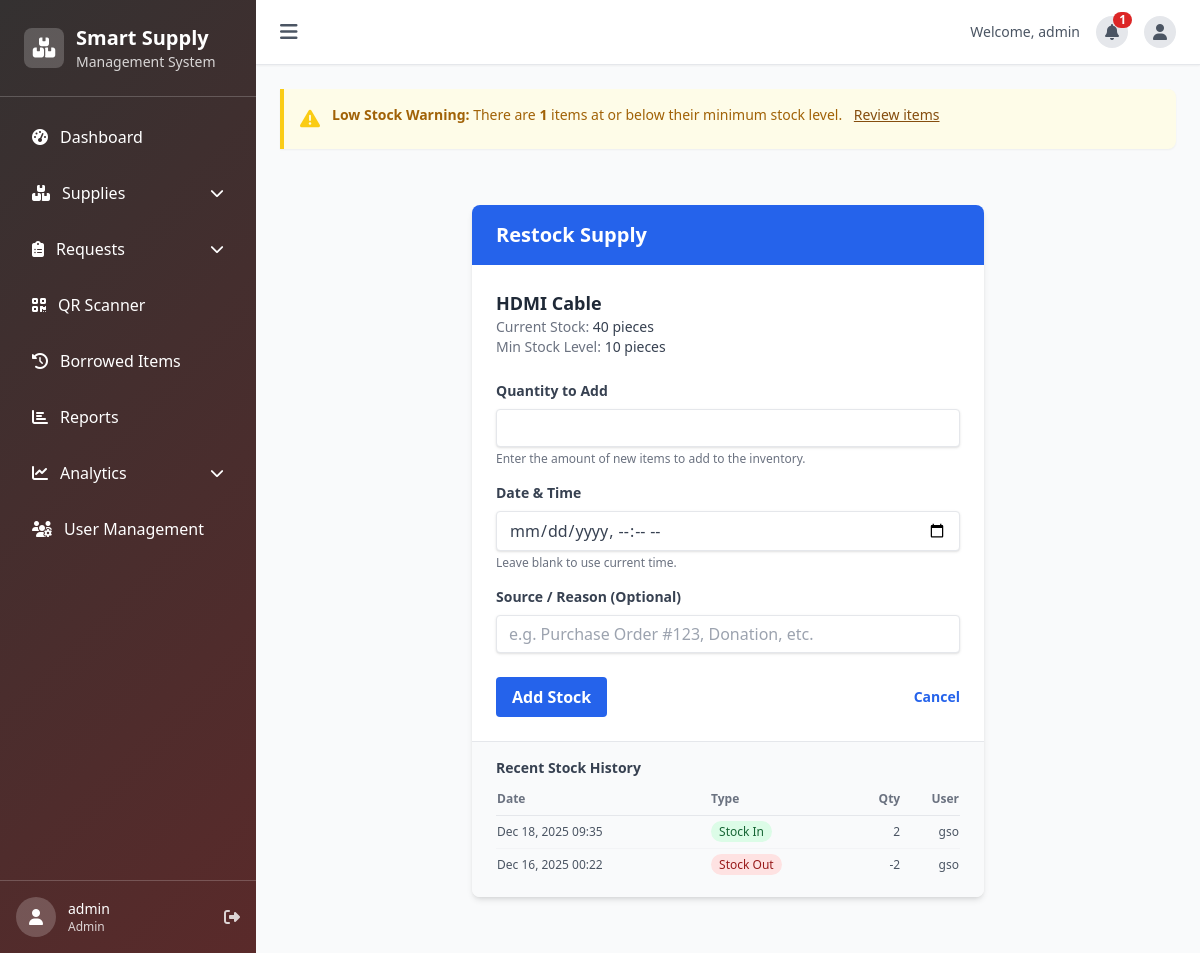
Page /supplies/41/restock/ (signed in) on the earlier database version.
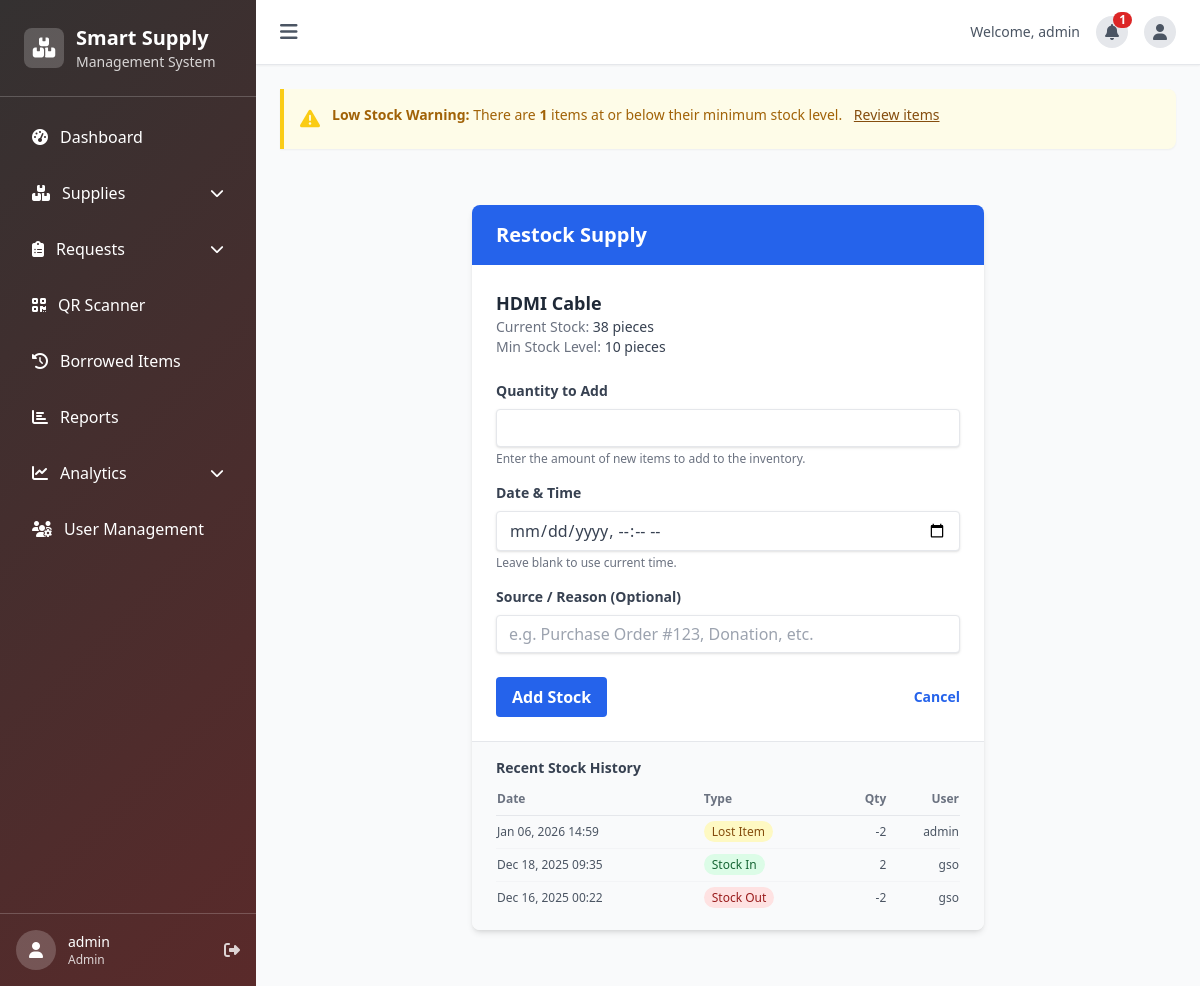
Same page on the later database version.
### inventory/models.py (models this page shows, shortened)
class Supply(models.Model):
    name = models.CharField(max_length=200)
    description = models.TextField()
    category = models.ForeignKey(SupplyCategory, on_delete=models.CASCADE, related_name='supplies')
    quantity = models.PositiveIntegerField(default=0)
    min_stock_level = models.PositiveIntegerField(default=5)
    unit = models.CharField(max_length=50, default='pieces')
    cost_per_unit = models.DecimalField(max_digits=10, decimal_places=2, default=0.00)
    qr_code = models.ImageField(upload_to='qr_codes/', blank=True, null=True)
    image = models.ImageField(upload_to='supply_images/', blank=True, null=True, help_text="Product image or photo")
    location = models.CharField(max_length=100, default='Main Storage')
    is_consumable = models.BooleanField(default=False, help_text="Check if this item is consumable (e.g., paper, pens). Unchecked means non-consumable (e.g., equipment)")
    serial_number = models.CharField(max_length=100, blank=True, null=True, help_text="Serial number or code for tracking")
    date_purchased = models.DateField(blank=True, null=True, help_text="Date when the item was purchased")
    amount = models.DecimalField(max_digits=12, decimal_places=2, default=0.00, help_text="Total purchase amount")
    created_at = models.DateTimeField(auto_now_add=True)
    updated_at = models.DateTimeField(auto_now=True)
    class Meta:
        verbose_name_plural = "Supplies"

class InventoryTransaction(models.Model):
    TRANSACTION_TYPES = [
        ('in', 'Stock In'),
        ('out', 'Stock Out'),
        ('adjustment', 'Adjustment'),
        ('lost', 'Lost Item'),
        ('damaged', 'Damaged Item'),
    ]
    supply = models.ForeignKey(Supply, on_delete=models.CASCADE, related_name='transactions')
    transaction_type = models.CharField(max_length=20, choices=TRANSACTION_TYPES)
    quantity = models.IntegerField()
    previous_quantity = models.PositiveIntegerField()
    new_quantity = models.PositiveIntegerField()
    reason = models.TextField()
    performed_by = models.ForeignKey(User, on_delete=models.CASCADE, related_name='inventory_transactions')
    created_at = models.DateTimeField(auto_now_add=True)
    class Meta:
        ordering = ['-created_at']

class User(AbstractUser):
    ROLE_CHOICES = [
        ('admin', 'Admin'),
        ('gso_staff', 'GSO Staff'),
        ('department_user', 'Department User'),
    ]
    APPROVAL_STATUS_CHOICES = [
        ('pending', 'Pending Approval'),
        ('approved', 'Approved'),
        ('rejected', 'Rejected'),
    ]
    role = models.CharField(max_length=20, choices=ROLE_CHOICES, default='department_user')
    department = models.CharField(max_length=100, blank=True, null=True)
    phone = models.CharField(max_length=20, blank=True, null=True)
    approval_status = models.CharField(max_length=20, choices=APPROVAL_STATUS_CHOICES, default='approved')
    profile_picture = models.ImageField(upload_to='profile_pictures/', blank=True, null=True)

### inventory/views.py (the view, shortened to what this page needs)
# urls.py: path('supplies/<int:pk>/restock/', views.supply_restock, name='supply_restock'),
@login_required
def supply_restock(request, pk):
    if request.user.role not in ['admin', 'gso_staff']:
        messages.error(request, 'You do not have permission to restock supplies.')
        return redirect('supply_list')
    supply = get_object_or_404(Supply, pk=pk)
    recent_transactions = supply.transactions.order_by('-created_at')[:10]
    return render(request, 'inventory/supply_restock.html', {
        'supply': supply,
        'recent_transactions': recent_transactions,
    })

### inventory/context_processors.py (called while the page is built)
def unread_notifications(request):
    if not request.user or not request.user.is_authenticated:
        return {}
    unread_qs = Notification.objects.filter(recipient=request.user, is_read=False)
    context = {
        'unread_notifications_count': unread_qs.count(),
        'unread_notifications': unread_qs[:6],
    }
    if request.user.role in ['admin', 'gso_staff']:
        from .models import Supply
        from django.db.models import F
        low_stock_qs = Supply.objects.filter(quantity__lte=F('min_stock_level'))
        context['low_stock_count'] = low_stock_qs.count()
        context['low_stock_items_global'] = low_stock_qs[:5]
    return context

### templates/inventory/supply_restock.html (shortened to what the changed rows need)
{% extends 'base.html' %}
{% block content %}
<div class="container mx-auto px-4 py-8">
    <div class="max-w-lg mx-auto bg-white rounded-lg shadow-md overflow-hidden">
        <div class="bg-blue-600 px-6 py-4">
            <h2 class="text-xl font-bold text-white">Restock Supply</h2>
        </div>
        <div class="p-6">
            <div class="mb-6">
                <h3 class="text-lg font-semibold text-gray-800">
                    {{ supply.name }}
                </h3>
                <p class="text-sm text-gray-500">
                    Current Stock:
                    <span class="font-medium text-gray-700">
                        {{ supply.quantity }} {{ supply.unit }}
                    </span>
                </p>
                <p class="text-sm text-gray-500">
                    Min Stock Level:
                    <span class="font-medium text-gray-700">
                        {{ supply.min_stock_level }} {{ supply.unit }}
                    </span>
                </p>
            </div>
        </div>
        <div class="bg-gray-50 px-6 py-4 border-t border-gray-200">
            <div class="overflow-x-auto">
                <table class="min-w-full text-xs">
                    <thead>
                        <tr class="text-left text-gray-500 border-b border-gray-200">
                            <th class="pb-2">Date</th>
                            <th class="pb-2">Type</th>
                            <th class="pb-2 text-right">Qty</th>
                            <th class="pb-2 text-right">User</th>
                        </tr>
                    </thead>
                    <tbody class="text-gray-600">
                        {% for txn in recent_transactions %}
                        <tr class="border-b border-gray-100 last:border-0">
                            <td class="py-2">
                                {{ txn.created_at|date:"M d, Y H:i" }}
                            </td>
                            <td class="py-2">
                                <span class="px-2 py-0.5 rounded-full text-xs font-medium
                                    {% if txn.transaction_type == 'in' %}
                                        bg-green-100 text-green-800
                                    {% elif txn.transaction_type == 'out' %}
                                        bg-red-100 text-red-800
                                    {% else %}
                                        bg-yellow-100 text-yellow-800
                                    {% endif %}">
                                    {{ txn.get_transaction_type_display }}
                                </span>
                            </td>
                            <td class="py-2 text-right font-medium">
                                {{ txn.quantity }}
                            </td>
                            <td class="py-2 text-right">
                                {{ txn.performed_by.username }}
                            </td>
                        </tr>
                        {% empty %}
                        <tr>
                            <td colspan="4" class="py-2 text-center text-gray-400">
                                No recent history
                            </td>
                        </tr>
                        {% endfor %}
                    </tbody>
                </table>
            </div>
        </div>
    </div>
</div>
{% endblock %}

Differences in the rows shown:
changed Supply "HDMI Cable": quantity "40" → "38"
added InventoryTransaction: created_at "Jan 06, 2026 14:59", transaction_type "Lost Item", quantity "-2", performed_by.username "admin"
